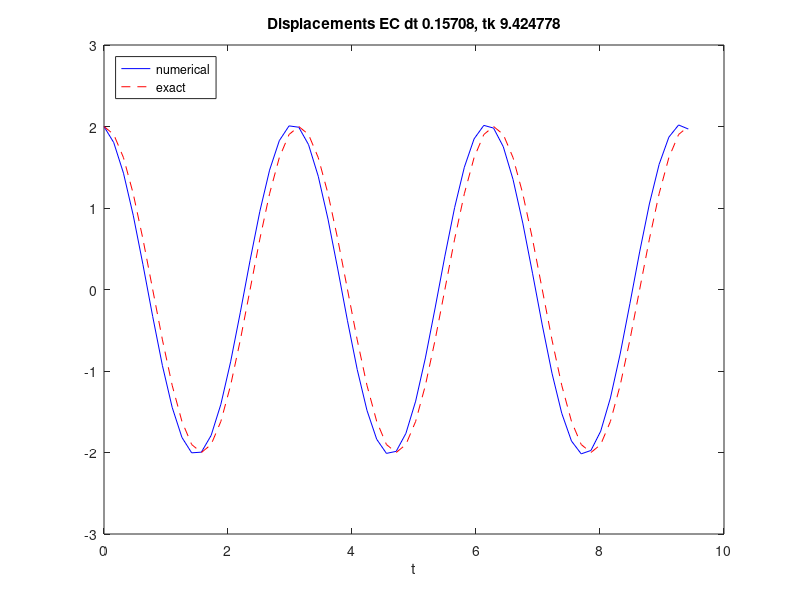

Write MATLAB code to recreate this figure. (Note: this script raises an error after producing the figure.)
% Mattia Cipriani Exercise 4.10
% Oscillating system solved with Euler Cromer Method and energy
% calcultaion 

omega0 = 2;

% Initial condition
X_0 = 2;

T0 = 2*pi/omega0; % Period of the function
dt = T0/20; % time step
tk = 3*T0; 

N_t = floor(tk/dt); % number of steps
t = linspace(0, N_t*dt, N_t+1);
% arrays for position and velocity
u = zeros(N_t+1, 1);
v = zeros(N_t+1, 1);

% Boundery condition
u(1) = X_0;
v(1) = 0;

% Step equations forward in time
for n = 1:N_t
    % Euler Cromer Method
    v(n+1) = v(n) - dt*omega0^2*u(n);
    u(n+1) = u(n) + dt*v(n+1);
end

% plot the solution of the Euler Cromer Methode, comparing it with the
% exact solution 
figure % save the figure
plot(t, u, 'b-', t, X_0*cos(omega0*t), 'r--');
legend('numerical', 'exact', 'Location','northwest');
title(sprintf('Displacements EC dt %g, tk %f', dt, tk))
xlabel('t');

% calculate all the energies and plot all of them
% call the osc_energy function for computing energy
[E,Up,K] = osc_energy(u, v, omega0);

% plot Potential and Kinetic Energy in the same plot
figure
plot(t,Up,'r-',t,K,'g-');
xlabel('t');
ylabel('Energy');
legend('Potential Energy','Kinetic Energy');

% plot Total Energy
figure
plot(t, E,'b-');
xlabel('t');
ylabel('Total Energy');
title('Total Energy = Potential Energy + Kinetic Energy');